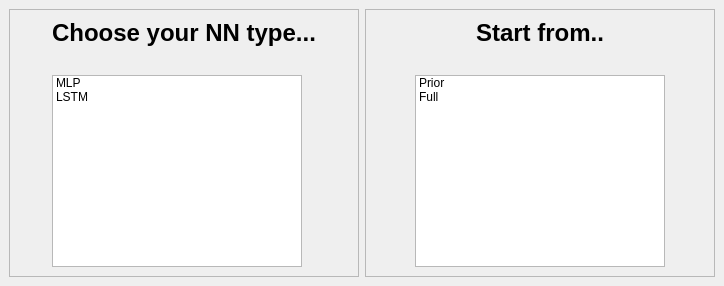
                   <widget class="QWidget" name="model_starting_page">
                    <layout class="QGridLayout" name="gridLayout_23">
                     <property name="leftMargin">
                      <number>0</number>
                     </property>
                     <property name="topMargin">
                      <number>0</number>
                     </property>
                     <property name="rightMargin">
                      <number>0</number>
                     </property>
                     <property name="bottomMargin">
                      <number>0</number>
                     </property>
                     <property name="spacing">
                      <number>0</number>
                     </property>
                     <item row="0" column="0" colspan="2" alignment="Qt::AlignHCenter">
                      <widget class="QWidget" name="widget_2" native="true">
                       <property name="minimumSize">
                        <size>
                         <width>0</width>
                         <height>0</height>
                        </size>
                       </property>
                       <layout class="QGridLayout" name="gridLayout_16">
                        <item row="1" column="0">
                         <widget class="QFrame" name="frame_2">
                          <property name="minimumSize">
                           <size>
                            <width>350</width>
                            <height>0</height>
                           </size>
                          </property>
                          <property name="frameShape">
                           <enum>QFrame::StyledPanel</enum>
                          </property>
                          <property name="frameShadow">
                           <enum>QFrame::Raised</enum>
                          </property>
                          <layout class="QGridLayout" name="gridLayout_33">
                           <item row="0" column="0">
                            <widget class="QLabel" name="label_8">
                             <property name="minimumSize">
                              <size>
                               <width>0</width>
                               <height>50</height>
                              </size>
                             </property>
                             <property name="maximumSize">
                              <size>
                               <width>16777215</width>
                               <height>50</height>
                              </size>
                             </property>
                             <property name="font">
                              <font>
                               <pointsize>18</pointsize>
                               <bold>true</bold>
                              </font>
                             </property>
                             <property name="autoFillBackground">
                              <bool>false</bool>
                             </property>
                             <property name="text">
                              <string>Choose your NN type...</string>
                             </property>
                             <property name="alignment">
                              <set>Qt::AlignHCenter|Qt::AlignTop</set>
                             </property>
                             <property name="wordWrap">
                              <bool>true</bool>
                             </property>
                            </widget>
                           </item>
                           <item row="1" column="0">
                            <widget class="QListWidget" name="listWidget">
                             <property name="maximumSize">
                              <size>
                               <width>250</width>
                               <height>16777215</height>
                              </size>
                             </property>
                             <property name="layoutDirection">
                              <enum>Qt::LeftToRight</enum>
                             </property>
                             <property name="autoScroll">
                              <bool>false</bool>
                             </property>
                             <property name="flow">
                              <enum>QListView::TopToBottom</enum>
                             </property>
                             <property name="wordWrap">
                              <bool>true</bool>
                             </property>
                             <property name="sortingEnabled">
                              <bool>false</bool>
                             </property>
                             <item>
                              <property name="text">
                               <string>MLP</string>
                              </property>
                             </item>
                             <item>
                              <property name="text">
                               <string>LSTM</string>
                              </property>
                             </item>
                            </widget>
                           </item>
                          </layout>
                         </widget>
                        </item>
                        <item row="1" column="1">
                         <widget class="QFrame" name="frame_5">
                          <property name="minimumSize">
                           <size>
                            <width>350</width>
                            <height>0</height>
                           </size>
                          </property>
                          <property name="frameShape">
                           <enum>QFrame::StyledPanel</enum>
                          </property>
                          <property name="frameShadow">
                           <enum>QFrame::Raised</enum>
                          </property>
                          <layout class="QGridLayout" name="gridLayout_34">
                           <item row="0" column="0">
                            <widget class="QLabel" name="label_12">
                             <property name="minimumSize">
                              <size>
                               <width>0</width>
                               <height>50</height>
                              </size>
                             </property>
                             <property name="maximumSize">
                              <size>
                               <width>16777215</width>
                               <height>50</height>
                              </size>
                             </property>
                             <property name="font">
                              <font>
                               <pointsize>18</pointsize>
                               <bold>true</bold>
                              </font>
                             </property>
                             <property name="autoFillBackground">
                              <bool>false</bool>
                             </property>
                             <property name="text">
                              <string>Start from..</string>
                             </property>
                             <property name="alignment">
                              <set>Qt::AlignHCenter|Qt::AlignTop</set>
                             </property>
                             <property name="wordWrap">
                              <bool>true</bool>
                             </property>
                            </widget>
                           </item>
                           <item row="1" column="0">
                            <widget class="QListWidget" name="listWidget_2">
                             <property name="maximumSize">
                              <size>
                               <width>250</width>
                               <height>16777215</height>
                              </size>
                             </property>
                             <property name="layoutDirection">
                              <enum>Qt::LeftToRight</enum>
                             </property>
                             <property name="autoScroll">
                              <bool>false</bool>
                             </property>
                             <property name="flow">
                              <enum>QListView::TopToBottom</enum>
                             </property>
                             <property name="wordWrap">
                              <bool>true</bool>
                             </property>
                             <property name="sortingEnabled">
                              <bool>false</bool>
                             </property>
                             <item>
                              <property name="text">
                               <string>Prior</string>
                              </property>
                             </item>
                             <item>
                              <property name="text">
                               <string>Full</string>
                              </property>
                             </item>
                            </widget>
                           </item>
                          </layout>
                         </widget>
                        </item>
                       </layout>
                      </widget>
                     </item>
                    </layout>
                   </widget>
